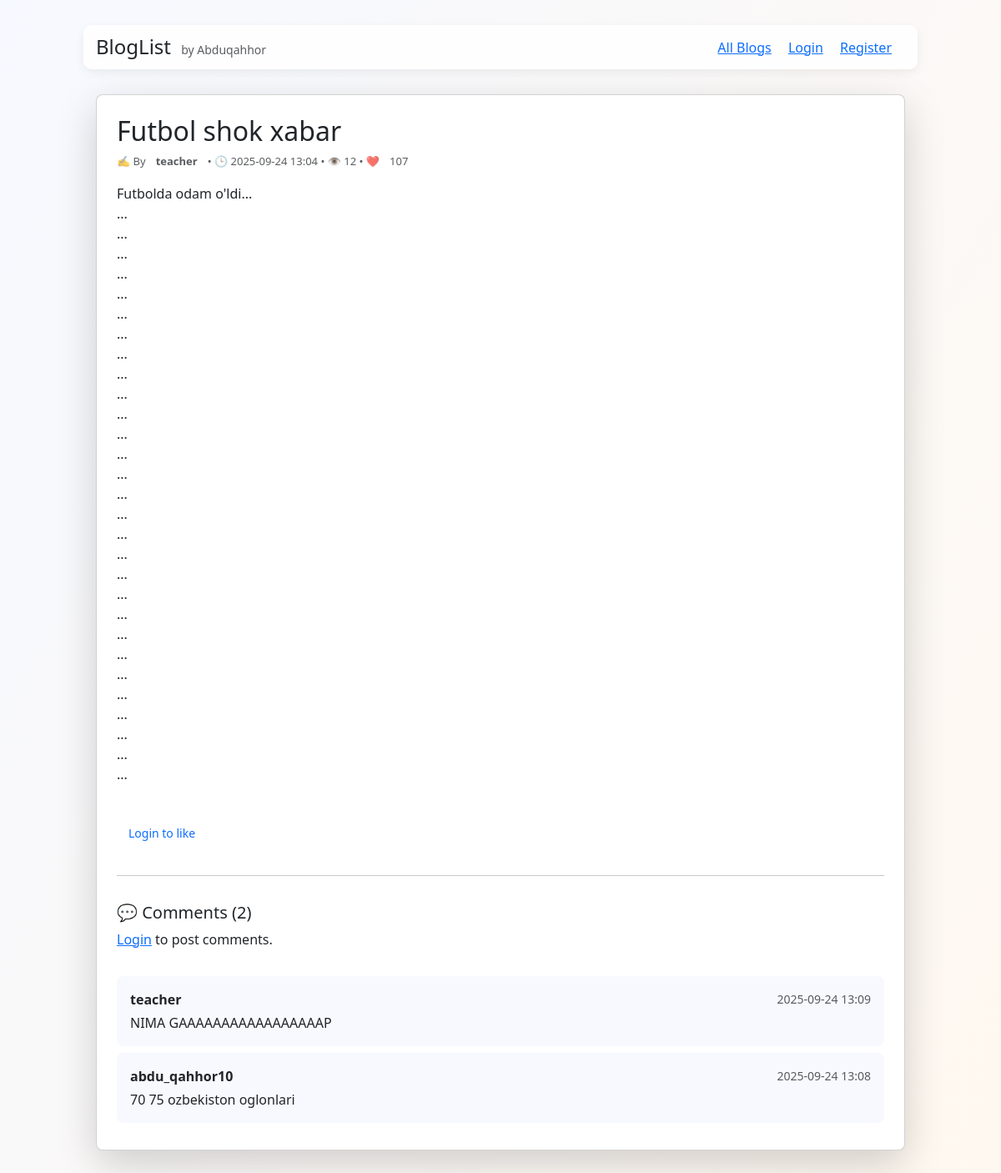
/blog/1, run on an earlier commit of the app's database.
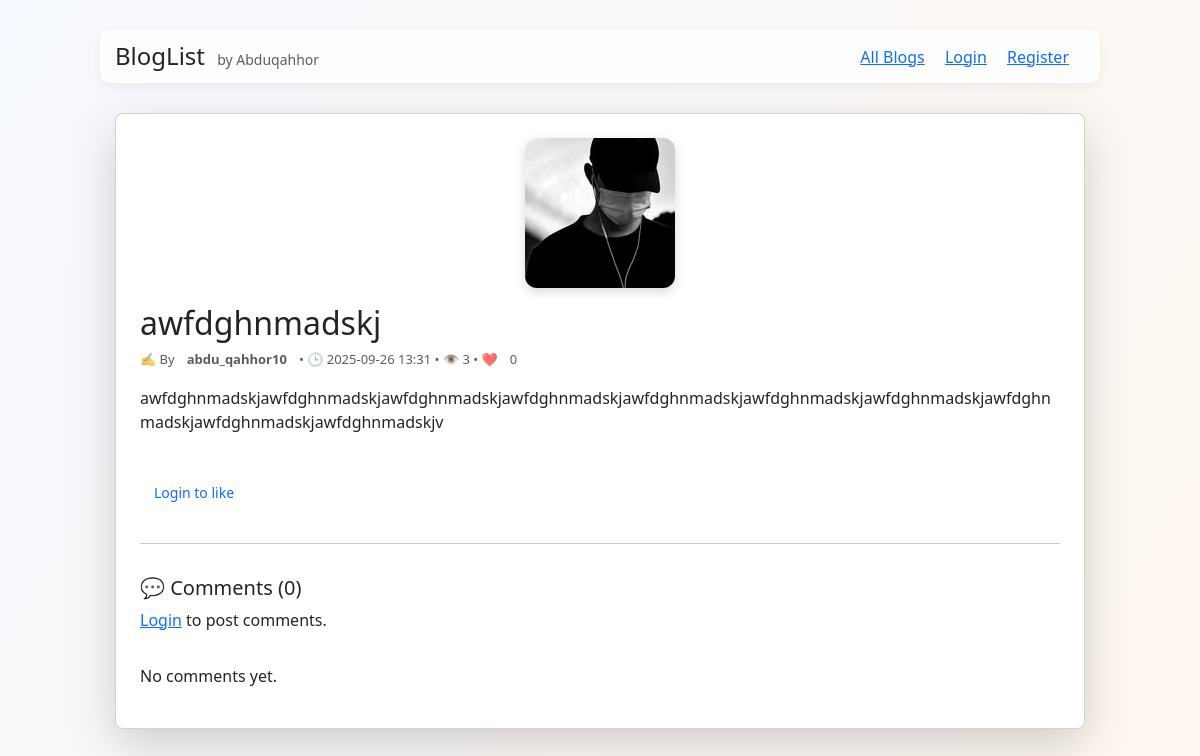
And on a later commit of the database.
### models.py (models this page shows)
class Blog(db.Model):
    id = db.Column(db.Integer, primary_key=True)
    title = db.Column(db.String(150), nullable=False)
    content = db.Column(db.Text, nullable=False)
    image = db.Column(db.String(150), nullable=True)  # Rasm nomi shu ustunda saqlanadi
    views = db.Column(db.Integer, default=0)
    likes = db.Column(db.Integer, default=0)
    created_at = db.Column(db.DateTime, default=datetime.utcnow)
    user_id = db.Column(db.Integer, db.ForeignKey('user.id'), nullable=False)

class User(db.Model, UserMixin):
    id = db.Column(db.Integer, primary_key=True)
    username = db.Column(db.String(50), unique=True, nullable=False)
    email = db.Column(db.String(120), unique=True, nullable=False)
    password = db.Column(db.String(200), nullable=False)
    blogs = db.relationship('Blog', backref='author', lazy=True)
    comments = db.relationship('Comment', backref='user', lazy=True)

class Comment(db.Model):
    id = db.Column(db.Integer, primary_key=True)
    text = db.Column(db.Text, nullable=False)
    created_at = db.Column(db.DateTime, default=datetime.utcnow)
    user_id = db.Column(db.Integer, db.ForeignKey('user.id'), nullable=False)
    blog_id = db.Column(db.Integer, db.ForeignKey('blog.id'), nullable=False)

### app.py (the view, shortened to what this page needs)
@app.route('/blog/<int:blog_id>', methods=['GET','POST'])
def blog_detail(blog_id):
    blog = Blog.query.get_or_404(blog_id)
    blog.views = (blog.views or 0) + 1
    db.session.commit()
    form = CommentForm()
    comments = Comment.query.filter_by(blog_id=blog.id).order_by(Comment.created_at.desc()).all()
    return render_template('blog_detail.html', blog=blog, form=form, comments=comments)

### templates/blog_detail.html
{% extends "base.html" %}
{% block content %}
<div class="card p-4 shadow-lg rounded-3 blog-detail">
{% if blog.image %}
  <div class="text-center mb-3">
    <img src="{{ url_for('static', filename='uploads/' ~ blog.image) }}"
         alt="Blog image"
         class="blog-detail-img"
         style="max-width:100%; max-height:400px; object-fit:cover;">
  </div>
{% endif %}
  <h2 class="mb-2">{{ blog.title }}</h2>
  <div class="meta mb-3 text-muted">
    ✍️ By <strong>{{ blog.author.username }}</strong>
    • 🕒 {{ blog.created_at.strftime('%Y-%m-%d %H:%M') }}
    • 👁️ {{ blog.views }}
    • ❤️ <span id="likes-{{ blog.id }}">{{ blog.likes }}</span>
  </div>
  <div class="content mb-4">
    <p style="white-space:pre-wrap;">{{ blog.content }}</p>
  </div>
  <div class="like-section mb-3">
    {% if current_user.is_authenticated %}
      <button class="btn btn-outline-danger like-btn" onclick="sendLike({{ blog.id }}, this)">
        ❤️ Like
      </button>
    {% else %}
      <a href="{{ url_for('login') }}" class="btn btn-sm btn-outline-primary">Login to like</a>
    {% endif %}
  </div>
  <hr>
  <h5 class="mt-3">💬 Comments ({{ comments|length }})</h5>
  {% if current_user.is_authenticated %}
    <form method="POST" class="mb-3">
      {{ form.hidden_tag() }}
      <div class="mb-2">
        {{ form.text(class="form-control", placeholder="Write a comment...") }}
      </div>
      <button class="btn btn-primary">{{ form.submit.label }}</button>
    </form>
  {% else %}
    <p><a href="{{ url_for('login') }}">Login</a> to post comments.</p>
  {% endif %}
  <div class="comments-list mt-3">
    {% for c in comments %}
      <div class="p-3 mb-2 comment-box">
        <div class="d-flex justify-content-between align-items-center mb-1">
          <strong>{{ c.user.username }}</strong>
          <small class="text-muted">{{ c.created_at.strftime('%Y-%m-%d %H:%M') }}</small>
        </div>
        <p class="m-0">{{ c.text }}</p>
      </div>
    {% else %}
      <p>No comments yet.</p>
    {% endfor %}
  </div>
</div>
{% endblock %}

### templates/base.html (shortened to what this page needs)
<!doctype html>
<html lang="en">
<head>
  <link href="https://cdn.jsdelivr.net/npm/bootstrap@5.3.2/dist/css/bootstrap.min.css" rel="stylesheet">
  <link rel="stylesheet" href="{{ url_for('static', filename='css/style.css') }}">
</head>
<body>
  <nav class="navbar container mb-4">
    <div>
      <a href="{{ url_for('index') }}" class="h4 text-decoration-none">BlogList</a>
      <small class="text-muted ms-2">by Abduqahhor </small>
    </div>
    <div>
      <a class="me-3" href="{{ url_for('all_blogs') }}">All Blogs</a>
      {% if current_user.is_authenticated %}
        <a class="me-3" href="{{ url_for('my_blogs') }}">My Blogs</a>
        <a class="me-3" href="{{ url_for('create_blog') }}">Create</a>
        <a class="me-3" href="{{ url_for('profile') }}">{{ current_user.username }}</a>
        <a class="text-danger" href="{{ url_for('logout') }}">Logout</a>
      {% else %}
        <a class="me-3" href="{{ url_for('login') }}">Login</a>
        <a class="me-3" href="{{ url_for('register') }}">Register</a>
      {% endif %}
    </div>
  </nav>
  <div class="container">
    {% block content %}{% endblock %}
  </div>
</body>
</html>

### static/css/style.css (style rules this page uses)
body { font-family: 'Segoe UI', Tahoma, Geneva, Verdana, sans-serif; background: linear-gradient(120deg,#f6f9ff,#fff8f0); margin:0; padding:0; }
.container { max-width: 1000px; margin: 30px auto; padding: 0 15px; }
.navbar { display:flex; justify-content:space-between; align-items:center; padding:12px 15px; background: rgba(255,255,255,0.9); border-radius: 10px; box-shadow: 0 4px 12px rgba(0,0,0,0.06); }
.meta { display:flex; gap:12px; font-size:13px; color:#6b7280; }
.btn { padding:8px 14px; border-radius:8px; border: none; cursor:pointer; }
.blog-detail-img { max-width: 100%; border-radius: 12px; box-shadow: 0 4px 12px rgba(0,0,0,0.15); transition: transform 0.3s; }

What changed in the data, as far as the page shows it:
removed Comment: user.username "teacher", created_at "2025-09-24 13:09", text "NIMA GAAAAAAAAAAAAAAAAAP"
removed Comment: user.username "abdu_qahhor10", created_at "2025-09-24 13:08", text "70 75 ozbekiston oglonlari"
changed Blog: image: picture added; title "Futbol shok xabar" → "awfdghnmadskj"; created_at "2025-09-24 13:04" → "2025-09-26 13:31"; views "12" → "3"; likes "107" → "0"; content "Futbolda odam o'ldi... ... ... ... ... ... ... ... ... ... ... ... ... ... ... ... ... ... ... ... ... ... ... ... ... ... ... ... ... ..." → "awfdghnmadskjawfdghnmadskjawfdghnmadskjawfdghnmadskjawfdghnmadskjawfdghnmadskjawfdghnmadskjawfdghnmadskjawfdghnmadskjawfdghnmadskjv"
changed User: author.username "teacher" → "abdu_qahhor10"
Also different on the page:
{{ comments|length }}: "2" → "0"
text now shown: "No comments yet."
